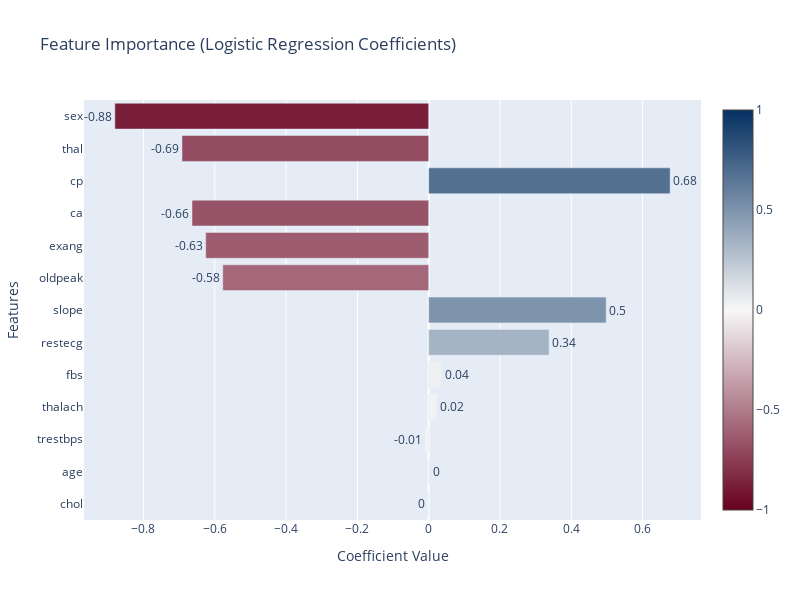

Write notebook code for a chart like this one.
### Code cell
# Get feature importance values and create a Series
feature_importance = pd.Series(clf.coef_[0], index=X.columns)
feature_importance = feature_importance.reindex(feature_importance.abs().sort_values(ascending=True).index)



# Create the figure
fig = go.Figure()

# Create color scale
colors = px.colors.diverging.RdBu
color_scale = [[0, colors[0]], [0.5, colors[5]], [1, colors[-1]]]

fig.add_trace(go.Bar(
    y=feature_importance.index,
    x=feature_importance.values,
    orientation='h',
    marker=dict(
        color=feature_importance.values,
        colorscale=color_scale,
        colorbar=dict(title=""),
        cmin=-1,
        cmax=1,
    ),
    text=feature_importance.values.round(2),
    textposition='outside',
    hovertemplate='%{y}: %{x:.2f}<extra></extra>'
))

# Update layout
fig.update_layout(
    title='Feature Importance (Logistic Regression Coefficients)',
    xaxis_title='Coefficient Value',
    yaxis_title='Features',
    height=600,
    width=800,
)

# Show the plot
fig.show()

### Figure 1 — Plotly figure (JSON) as saved in the notebook; plotly's stock layout.template omitted (floating-point values rounded to 4 significant figures)
{"data": [{"hovertemplate": "%{y}: %{x:.2f}<extra></extra>", "marker": {"cmax": 1, "cmin": -1, "color": [-0.001425, 0.002755, -0.01075, 0.02326, 0.03624, 0.3378, 0.4979, -0.5776, -0.6255, -0.6639, 0.6773, -0.692, -0.8803], "colorbar": {"title": {"text": ""}}, "colorscale": [[0, "rgb(103,0,31)"], [0.5, "rgb(247,247,247)"], [1, "rgb(5,48,97)"]]}, "orientation": "h", "text": [0, 0, -0.01, 0.02, 0.04, 0.34, 0.5, -0.58, -0.63, -0.66, 0.68, -0.69, -0.88], "textposition": "outside", "type": "bar", "x": [-0.001425, 0.002755, -0.01075, 0.02326, 0.03624, 0.3378, 0.4979, -0.5776, -0.6255, -0.6639, 0.6773, -0.692, -0.8803], "y": ["chol", "age", "trestbps", "thalach", "fbs", "restecg", "slope", "oldpeak", "exang", "ca", "cp", "thal", "sex"]}], "layout": {"height": 600, "title": {"text": "Feature Importance (Logistic Regression Coefficients)"}, "width": 800, "xaxis": {"title": {"text": "Coefficient Value"}}, "yaxis": {"title": {"text": "Features"}}}}
